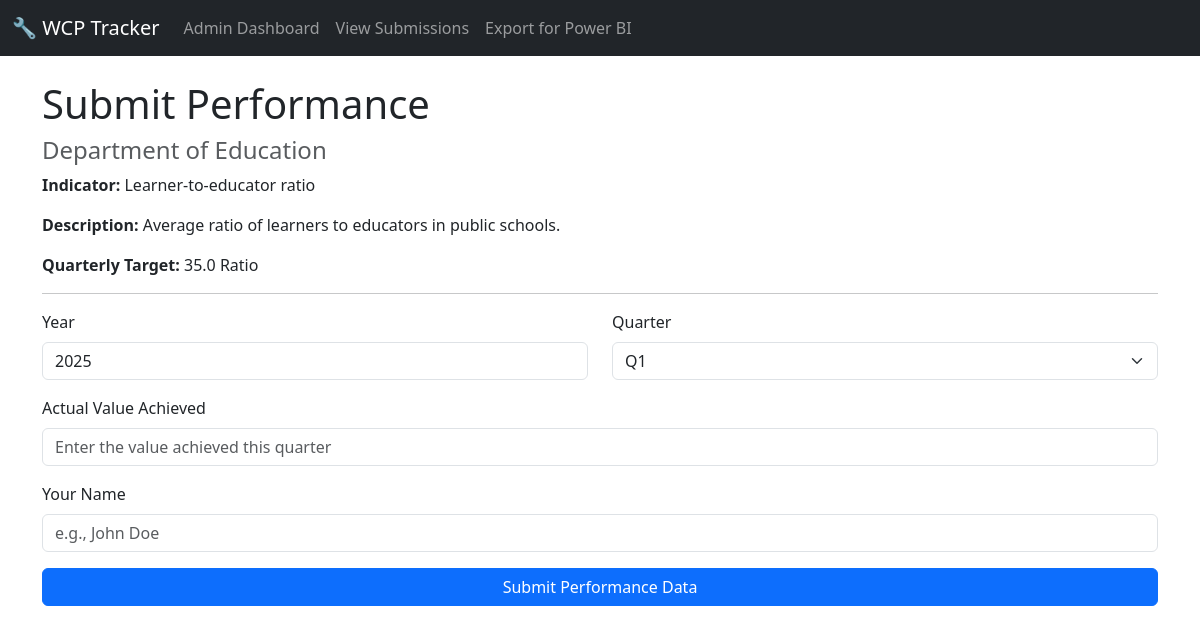
The app's page /submit/3 with its own data.
### models.py (models this page shows, shortened)
class Department(db.Model):
    id = db.Column(db.Integer, primary_key=True)
    name = db.Column(db.String(150), unique=True, nullable=False)
    email = db.Column(db.String(150), unique=True, nullable=False)
    head_name = db.Column(db.String(150), nullable=False)
    created_at = db.Column(db.DateTime, default=datetime.utcnow)
    indicators = db.relationship('APPIndicator', back_populates='department', lazy=True, cascade="all, delete-orphan")

class APPIndicator(db.Model):
    id = db.Column(db.Integer, primary_key=True)
    indicator_name = db.Column(db.String(255), nullable=False)
    description = db.Column(db.Text, nullable=True)
    target_value = db.Column(db.Float, nullable=False)
    unit = db.Column(db.String(50), nullable=False)  # e.g., "Percentage", "Number", "Rand"
    department_id = db.Column(db.Integer, db.ForeignKey('department.id'), nullable=False)
    department = db.relationship('Department', back_populates='indicators')
    submissions = db.relationship('QuarterlySubmission', back_populates='indicator', lazy=True,
                                  cascade="all, delete-orphan")

### app.py (the view, shortened to what this page needs)
@app.route('/submit/<int:indicator_id>', methods=['GET', 'POST'])
def submit_performance(indicator_id):
    indicator = APPIndicator.query.get_or_404(indicator_id)
    form = SubmissionForm()
    return render_template('submission_form.html', form=form, indicator=indicator, title="Submit Performance")

### forms.py
class SubmissionForm(FlaskForm):
    quarter = SelectField(
        'Quarter',
        choices=[(1, 'Q1'), (2, 'Q2'), (3, 'Q3'), (4, 'Q4')],
        coerce=int,
        validators=[DataRequired()]
    )
    year = IntegerField(
        'Year',
        validators=[DataRequired(), NumberRange(min=2020, max=2050)],
        default=datetime.now().year
    )
    actual_value = FloatField('Actual Value Achieved', validators=[DataRequired()])
    submitted_by = StringField('Your Name', validators=[DataRequired()])
    submit = SubmitField('Submit Performance Data')

### templates/submission_form.html (shortened to what this page needs)
{% extends 'base.html' %}
{% block content %}
    <h1>{{ title }}</h1>
    <h4 class="text-muted">{{ indicator.department.name }}</h4>
    <p><strong>Indicator:</strong> {{ indicator.indicator_name }}</p>
    <p><strong>Description:</strong> {{ indicator.description }}</p>
    <p><strong>Quarterly Target:</strong> {{ indicator.target_value }} {{ indicator.unit }}</p>
    <hr>
    <form method="POST" action="">
        <div class="row">
            <div class="col-md-6 mb-3">
                {{ form.year.label(class="form-label") }}
                {{ form.year(class="form-control") }}
            </div>
            <div class="col-md-6 mb-3">
                {{ form.quarter.label(class="form-label") }}
                {{ form.quarter(class="form-select") }}
            </div>
        </div>
        <div class="mb-3">
            {{ form.actual_value.label(class="form-label") }}
            {{ form.actual_value(class="form-control", placeholder="Enter the value achieved this quarter") }}
        </div>
        <div class="mb-3">
            {{ form.submitted_by.label(class="form-label") }}
            {{ form.submitted_by(class="form-control", placeholder="e.g., John Doe") }}
        </div>
        {{ form.submit(class="btn btn-primary w-100") }}
    </form>
{% endblock %}

### records on screen
Department: department.name "Department of Education"
APPIndicator: indicator_name "Learner-to-educator ratio", description "Average ratio of learners to educators in public schools.", target_value "35.0", unit "Ratio"

### other values on screen
{{ title }} "Submit Performance"
